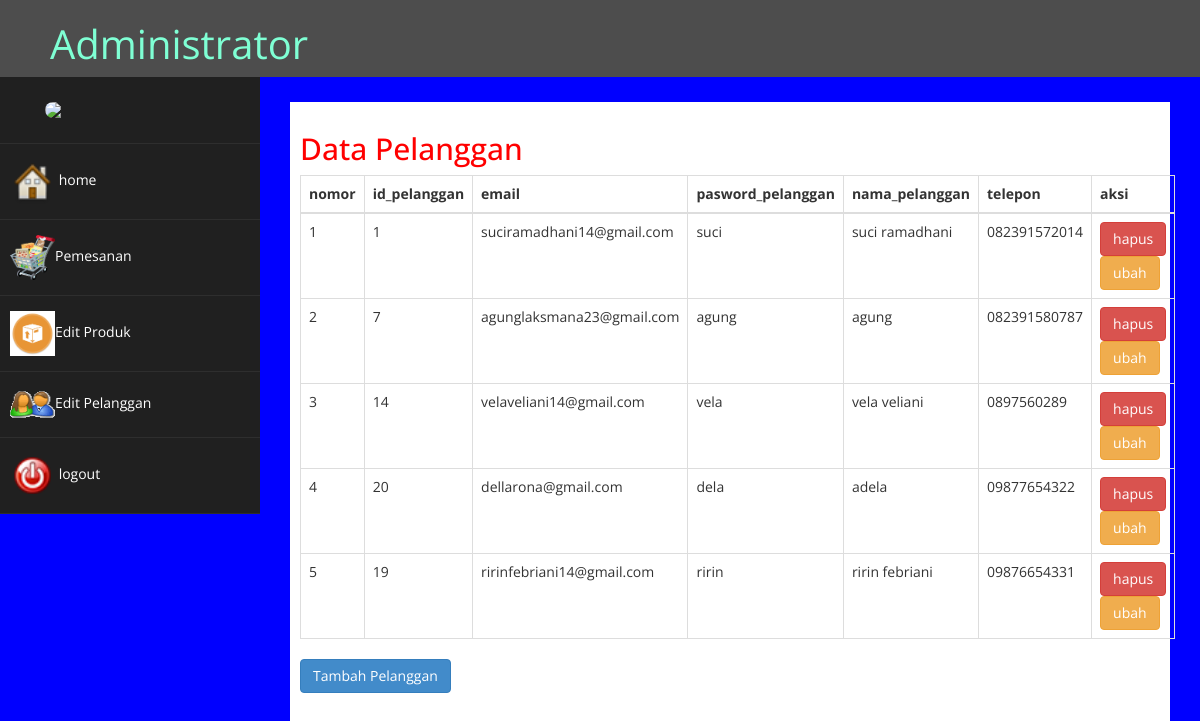
Page /admin/index.php?halaman=pelanggan (signed in) on the committed database.
### tables this page shows
CREATE TABLE `pelanggan` (
  `id_pelanggan` int(11) NOT NULL auto_increment,
  `email` varchar(255) NOT NULL,
  `pasword_pel` varchar(255) NOT NULL,
  `nama_pelanggan` varchar(255) NOT NULL,
  `telepon` varchar(255) NOT NULL,
  PRIMARY KEY  (`id_pelanggan`)
);

### admin/pelanggan.php (the view)
<h2>Data Pelanggan</h2>
<table class="table table-bordered">
	 <thead>
	 	<tr>
	 		<th>nomor</th>
	 		<th>id_pelanggan</th>
	 		<th>email</th>
	 		<th>pasword_pelanggan</th>
	 		<th>nama_pelanggan</th>
	 		<th>telepon</th>
	 		<th>aksi</th>
	 	</tr>
	 	</thead>
	 	<tbody>
	 		<? $nomor=1; ?>
	 		<?php $ambil=$koneksi->query("SELECT * FROM Pelanggan");?>
	 		<?php while($pecah = $ambil->fetch_assoc()){?>
	 		<tr>
	 			<td><?php echo $nomor; ?></td>
	 			<td><?php echo $pecah['id_pelanggan']; ?></td>
	 			<td><?php echo $pecah['email']; ?></td>
	 			<td><?php echo $pecah['pasword_pel']; ?></td>
	 			<td><?php echo $pecah['nama_pelanggan']; ?></td>
	 			<td><?php echo $pecah['telepon']; ?></td>
	 			<td>
	 				<a href="index.php?halaman=hapuspelanggan&id=<?php echo $pecah['id_pelanggan'];?>" class="btn-danger btn" class="btn-danger btn">hapus</a>
	 				<a href="index.php?halaman=ubahpelanggan&id=<?php echo $pecah['id_pelanggan'];?>"  class="btn btn-warning">ubah</a>
	 			</td>
	 		</tr>
	 		<?php $nomor++;?>
	 		<?php } ?>
	 	</tbody>
	 </table>
	 <a href="index.php?halaman=tambahpelanggan" class="btn btn-primary">Tambah Pelanggan</a>

### admin/assets/css/custom.css (style rules this page uses)
body { font-family: 'Open Sans', sans-serif; }
h2 { color: #f00; }

### rows in the picture
pelanggan: id_pelanggan "1", email "suciramadhani14@gmail.com", pasword_pel "suci", nama_pelanggan "suci ramadhani", telepon "082391572014"
pelanggan: id_pelanggan "7", email "agunglaksmana23@gmail.com", pasword_pel "agung", nama_pelanggan "agung", telepon "082391580787"
pelanggan: id_pelanggan "14", email "velaveliani14@gmail.com", pasword_pel "vela", nama_pelanggan "vela veliani", telepon "0897560289"
pelanggan: id_pelanggan "20", email "dellarona@gmail.com", pasword_pel "dela", nama_pelanggan "adela", telepon "09877654322"
pelanggan: id_pelanggan "19", email "ririnfebriani14@gmail.com", pasword_pel "ririn", nama_pelanggan "ririn febriani", telepon "09876654331"
